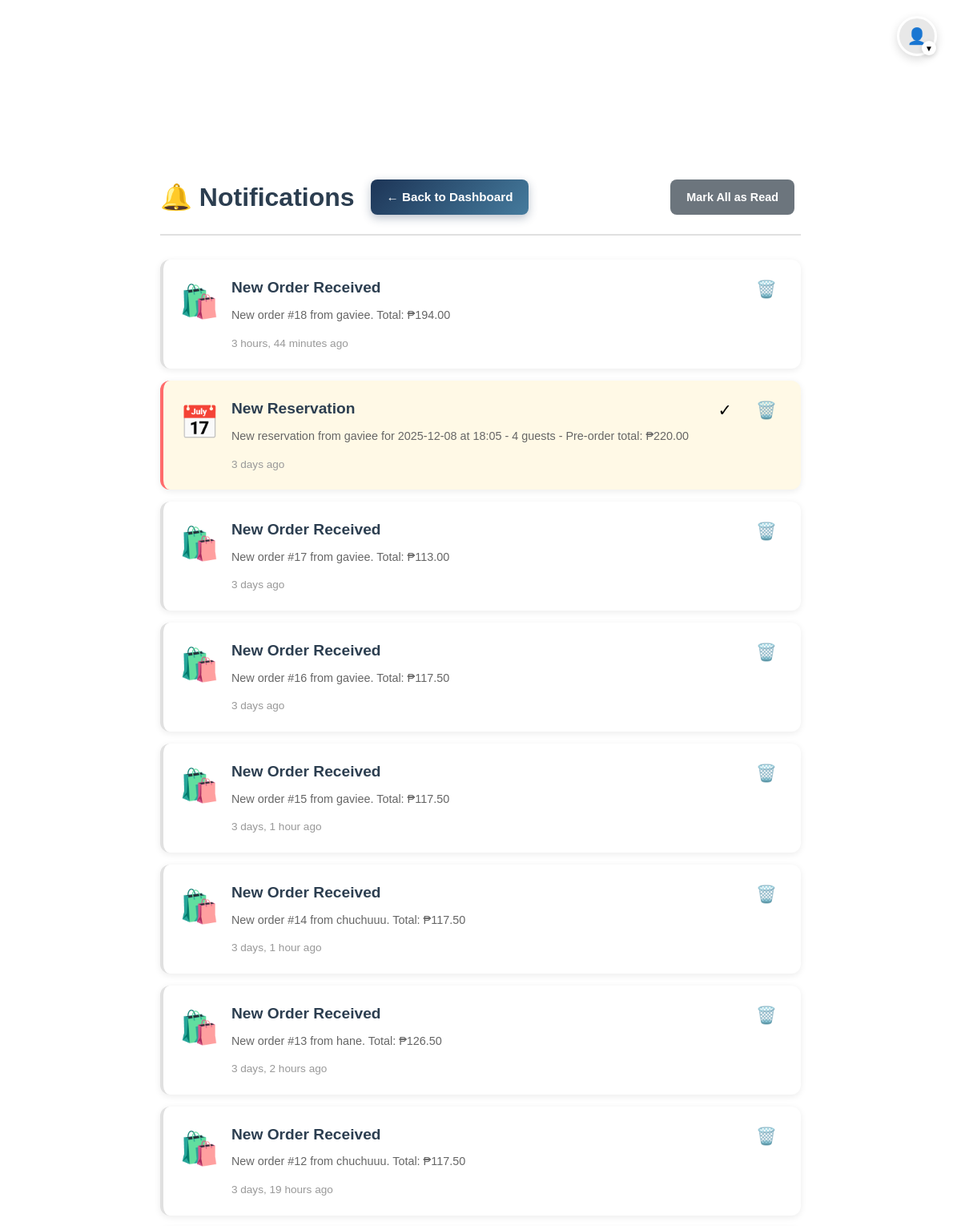
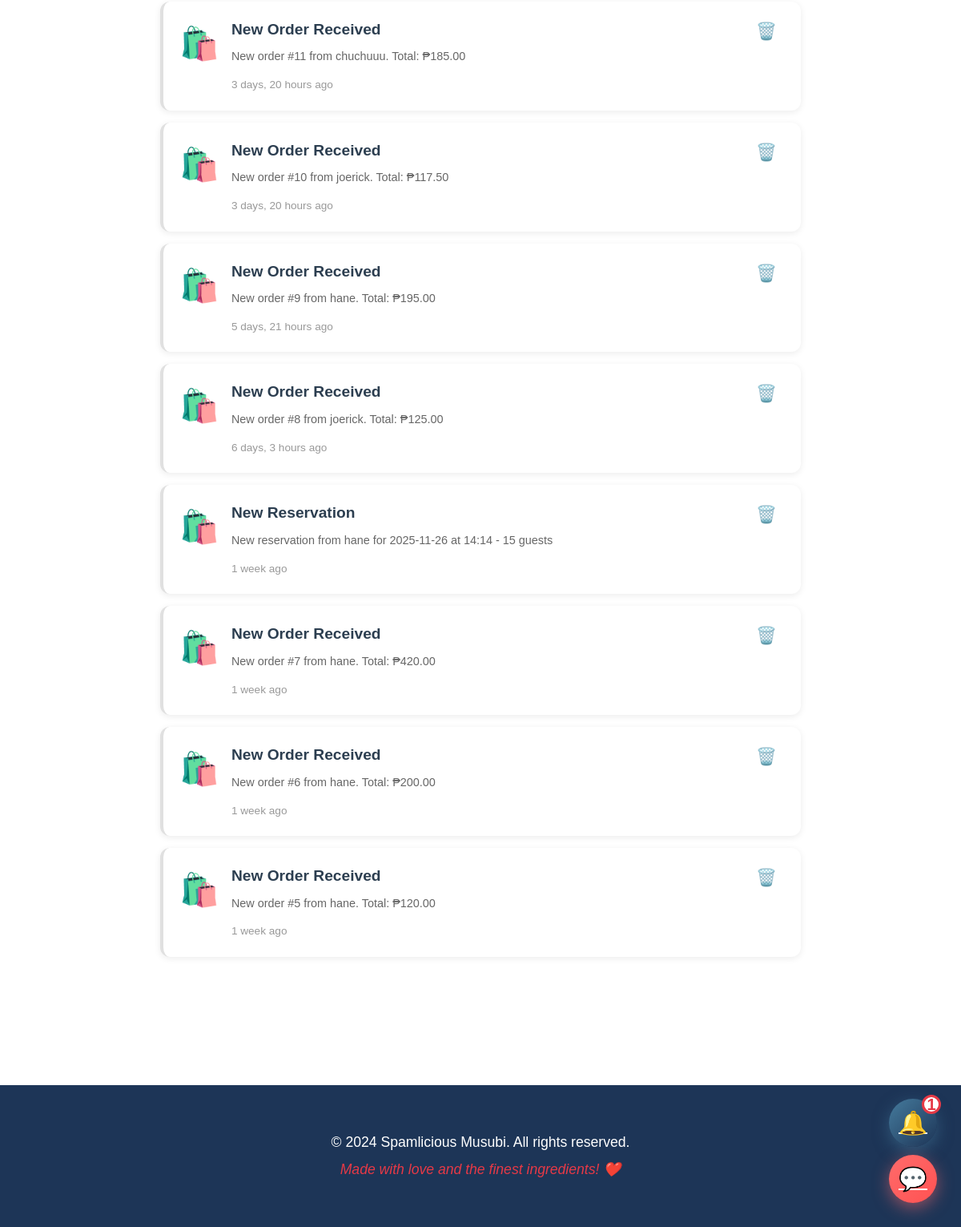
Page /notifications/ (signed in) on the committed database (2 pictures, top to bottom).
### musubiapp/models.py (models this page shows, shortened)
class Notification(models.Model):
    NOTIFICATION_TYPES = [
        ('new_order', 'New Order'),
        ('order_preparing', 'Order Preparing'),
        ('order_shipping', 'Order Shipping'),
        ('order_completed', 'Order Completed'),
        ('order_cancelled', 'Order Cancelled'),
        ('new_reservation', 'New Reservation'),
        ('reservation_confirmed', 'Reservation Confirmed'),
        ('reservation_cancelled', 'Reservation Cancelled'),
    ]
    user = models.ForeignKey(User, on_delete=models.CASCADE, related_name='notifications')
    notification_type = models.CharField(max_length=30, choices=NOTIFICATION_TYPES)
    title = models.CharField(max_length=200)
    message = models.TextField()
    order = models.ForeignKey(Order, on_delete=models.CASCADE, null=True, blank=True)
    reservation = models.ForeignKey('Reservation', on_delete=models.CASCADE, null=True, blank=True)
    is_read = models.BooleanField(default=False)
    created_at = models.DateTimeField(auto_now_add=True)
    class Meta:
        ordering = ['-created_at']

### musubiapp/views.py (the view)
# urls.py: path('notifications/', views.customer_notifications, name='customer_notifications'),
@login_required
def customer_notifications(request):
    notifications = Notification.objects.filter(user=request.user).order_by('-created_at')
    unread_count = notifications.filter(is_read=False).count()
    return render(request, 'musubiapp/notifications.html', {
        'notifications': notifications,
        'unread_count': unread_count
    })

### musubiapp/templates/musubiapp/notifications.html (shortened to what this page needs)
{% extends 'musubiapp/base.html' %}
{% block content %}
<div class="container">
    <div class="notifications-section">
        <div class="notifications-header">
            <div class="header-left">
                <h2>🔔 Notifications</h2>
                {% if user.customer.role == 'admin' %}
                <a href="{% url 'admin_dashboard' %}" class="btn btn-back">← Back to Dashboard</a>
                {% endif %}
            </div>
            <div class="header-actions">
                {% if unread_count > 0 %}
                <form method="post" action="{% url 'mark_all_notifications_read' %}" style="display: inline;">
                    <button type="submit" class="btn btn-secondary">Mark All as Read</button>
                </form>
                {% endif %}
            </div>
        </div>
        {% if notifications %}
        <div class="notifications-list">
            {% for notification in notifications %}
            <div class="notification-item {% if not notification.is_read %}unread{% endif %}">
                <div class="notification-icon">
                    {% if notification.notification_type == 'new_order' %}
                        🛍️
                    {% elif notification.notification_type == 'order_preparing' %}
                        👨‍🍳
                    {% elif notification.notification_type == 'order_shipping' %}
                        🚚
                    {% elif notification.notification_type == 'order_completed' %}
                        ✅
                    {% elif notification.notification_type == 'order_cancelled' %}
                        ❌
                    {% elif notification.notification_type == 'new_reservation' %}
                        📅
                    {% elif notification.notification_type == 'reservation_confirmed' %}
                        ✅
                    {% elif notification.notification_type == 'reservation_cancelled' %}
                        ❌
                    {% endif %}
                </div>
                <div class="notification-content">
                    <h3>{{ notification.title }}</h3>
                    <p>{{ notification.message }}</p>
                    <span class="notification-time">{{ notification.created_at|timesince }} ago</span>
                </div>
                <div class="notification-actions">
                    {% if not notification.is_read %}
                    <form method="post" action="{% url 'mark_notification_read' notification.id %}" style="display: inline;">
                        <button type="submit" class="btn-icon" title="Mark as read">✓</button>
                    </form>
                    {% endif %}
                    <form method="post" action="{% url 'delete_notification' notification.id %}" style="display: inline;">
                        <button type="submit" class="btn-icon delete" title="Delete">🗑️</button>
                    </form>
                </div>
            </div>
            {% endfor %}
        </div>
        {% else %}
        <div class="empty-notifications">
            <div class="empty-icon">🔔</div>
            <h3>No Notifications</h3>
            <p>You're all caught up! We'll notify you when there's something new.</p>
        </div>
        {% endif %}
    </div>
</div>
{% endblock %}

### musubiapp/static/css/mobile-responsive.css (style rules this page uses)
* { margin: 0; padding: 0; box-sizing: border-box; }
body { font-family: 'Poppins', 'Arial', sans-serif; line-height: 1.6; color: #333; background-color: #fff; overflow-x: hidden; -webkit-text-size-adjust: 100%; -ms-text-size-adjust: 100%; }
.container { width: 100%; padding: 0 15px; margin: 0 auto; }
h2 { font-size: 1.5rem; }
h3 { font-size: 1.3rem; }
p, li, span { font-size: 0.9rem; line-height: 1.5; }
.btn { display: block; width: 100%; padding: 12px 16px; margin: 8px 0; border: none; border-radius: 8px; font-size: 0.9rem; font-weight: 600; text-align: center; text-decoration: none; cursor: pointer; transition: all 0.3s ease; min-height: 44px; }
.btn-secondary { background: linear-gradient(135deg, #457B9D, #1D3557); color: white; }
@media (min-width: 768px) { .container { max-width: 750px; padding: 0 20px; } }
@media (min-width: 768px) { h2 { font-size: 2rem; } }
@media (min-width: 768px) { h3 { font-size: 1.7rem; } }
@media (min-width: 768px) { .btn { display: inline-block; width: auto; padding: 12px 24px; margin: 4px 8px 4px 0; } }
@media (min-width: 1024px) { .container { max-width: 1200px; padding: 0 30px; } }
@media (min-width: 1024px) { h2 { font-size: 2.5rem; } }
@media (min-width: 1024px) { h3 { font-size: 2rem; } }
@media (min-width: 1200px) { .container { max-width: 1400px; } }

### musubiapp/templates/musubiapp/base.html (style rules this page uses)
* { margin: 0; padding: 0; box-sizing: border-box; }
body { font-family: 'Arial', sans-serif; line-height: 1.6; color: #333; background-color: #fff; min-height: 100vh; }
.container { max-width: 1200px; margin: 0 auto; padding: 0 20px; }

### musubiapp/templates/musubiapp/notifications.html (style rules this page uses)
.notifications-section { padding: 40px 0; max-width: 800px; margin: 0 auto; }
.notifications-header { display: flex; justify-content: space-between; align-items: center; margin-bottom: 30px; padding-bottom: 20px; border-bottom: 2px solid #e0e0e0; }
.header-left { display: flex; align-items: center; gap: 20px; }
.notifications-header h2 { font-size: 2em; color: #2c3e50; margin: 0; }
.header-actions { display: flex; gap: 10px; }
.btn-back { padding: 10px 20px; background: linear-gradient(135deg, #1D3557, #457B9D); color: white; text-decoration: none; border-radius: 8px; font-weight: 600; font-size: 0.95em; transition: all 0.3s; display: inline-flex; align-items: center; gap: 8px; box-shadow: 0 4px 12px rgba(29,53,87,0.3); }
.notifications-list { display: flex; flex-direction: column; gap: 15px; }
.notification-item { display: flex; gap: 15px; padding: 20px; background: white; border-radius: 12px; border-left: 4px solid #e0e0e0; box-shadow: 0 2px 8px rgba(0,0,0,0.08); transition: all 0.3s; }
.notification-item.unread { background: #fff9e6; border-left-color: #ff6b6b; }
.notification-icon { font-size: 2.5em; flex-shrink: 0; }
.notification-content { flex: 1; }
.notification-content h3 { font-size: 1.2em; color: #2c3e50; margin: 0 0 8px 0; font-weight: 600; }
.notification-content p { color: #666; margin: 0 0 10px 0; line-height: 1.5; }
.notification-time { font-size: 0.85em; color: #999; }
.notification-actions { display: flex; gap: 10px; align-items: flex-start; }
.btn-icon { background: none; border: none; font-size: 1.3em; cursor: pointer; padding: 5px 10px; border-radius: 5px; transition: all 0.3s; }
.btn { padding: 10px 20px; border: none; border-radius: 8px; font-weight: 600; cursor: pointer; transition: all 0.3s; }
.btn-secondary { background: #6c757d; color: white; }

### rows in the picture
Notification: title "New Order Received", message "New order #18 from gaviee. Total: ₱194.00", created_at "3 hours, 44 minutes"
Notification: title "New Reservation", message "New reservation from gaviee for 2025-12-08 at 18:05 - 4 guests - Pre-order total: ₱220.00", created_at "3 days"
Notification: title "New Order Received", message "New order #17 from gaviee. Total: ₱113.00", created_at "3 days"
Notification: title "New Order Received", message "New order #16 from gaviee. Total: ₱117.50", created_at "3 days"
Notification: title "New Order Received", message "New order #15 from gaviee. Total: ₱117.50", created_at "3 days, 1 hour"
Notification: title "New Order Received", message "New order #14 from chuchuuu. Total: ₱117.50", created_at "3 days, 1 hour"
Notification: title "New Order Received", message "New order #13 from hane. Total: ₱126.50", created_at "3 days, 2 hours"
Notification: title "New Order Received", message "New order #12 from chuchuuu. Total: ₱117.50", created_at "3 days, 19 hours"
Notification: title "New Order Received", message "New order #11 from chuchuuu. Total: ₱185.00", created_at "3 days, 20 hours"
Notification: title "New Order Received", message "New order #10 from joerick. Total: ₱117.50", created_at "3 days, 20 hours"
Notification: title "New Order Received", message "New order #9 from hane. Total: ₱195.00", created_at "5 days, 21 hours"
Notification: title "New Order Received", message "New order #8 from joerick. Total: ₱125.00", created_at "6 days, 3 hours"
Notification: title "New Reservation", message "New reservation from hane for 2025-11-26 at 14:14 - 15 guests", created_at "1 week"
Notification: title "New Order Received", message "New order #7 from hane. Total: ₱420.00", created_at "1 week"
Notification: title "New Order Received", message "New order #6 from hane. Total: ₱200.00", created_at "1 week"
Notification: title "New Order Received", message "New order #5 from hane. Total: ₱120.00", created_at "1 week"
